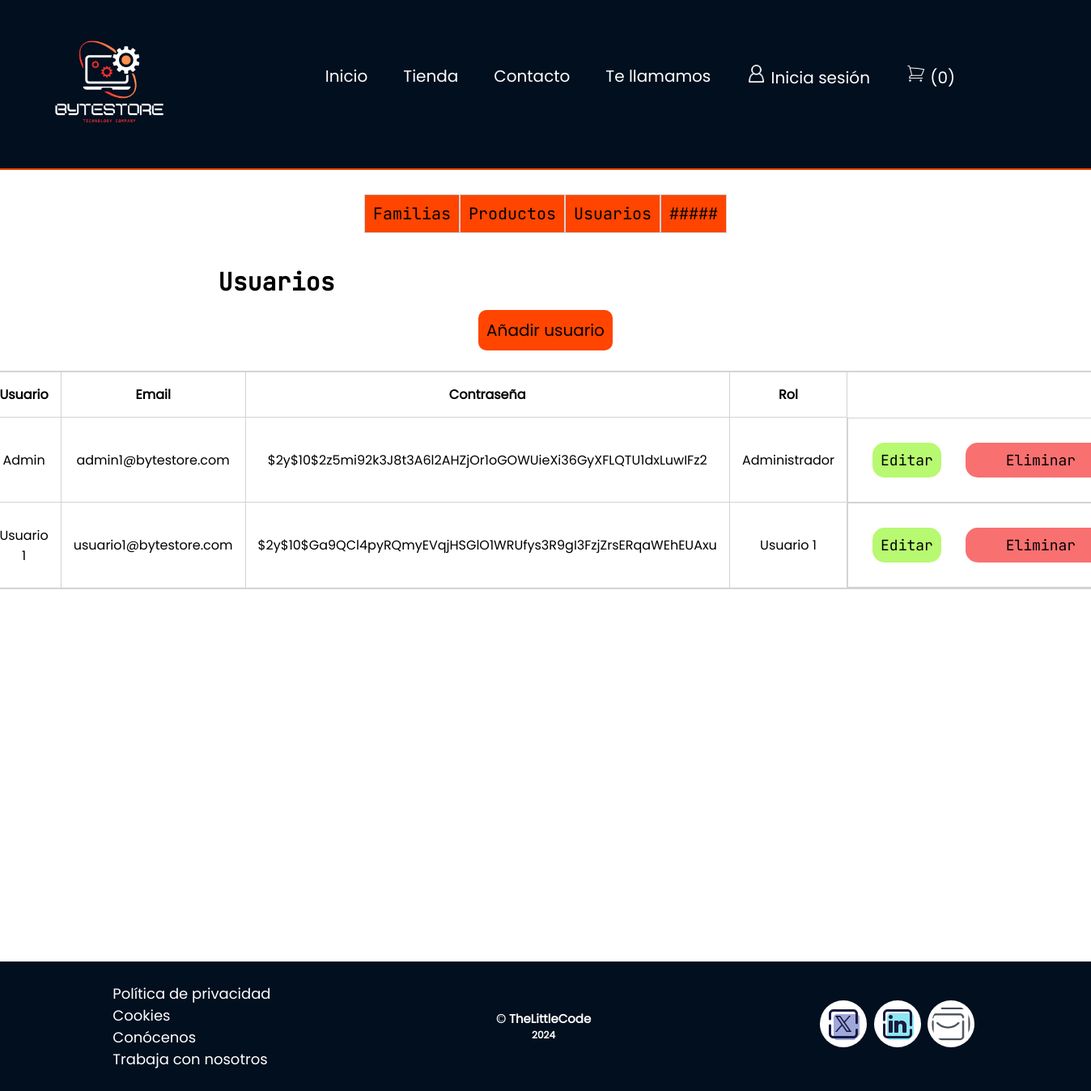
/panel_control/usuarios/index.php, run on the app's committed database.
### tables this page shows
CREATE TABLE `users` (
  `id` int(11) NOT NULL,
  `usuario` varchar(255) DEFAULT NULL,
  `email` varchar(200) NOT NULL,
  `password` varchar(200) NOT NULL,
  `rol` varchar(255) DEFAULT `usuario`
);

### panel_control/usuarios/index.php (the view, shortened to what this page needs)
<?php
include ('../../templates/header.php');
include ('../../bd.php');
?>
<?php
$sentencia = $conexion -> prepare("SELECT * FROM users");
$sentencia -> execute();
$lista_usuarios = $sentencia -> fetchAll(PDO::FETCH_ASSOC);
?>
<div class="second-menu">
    <div class="second-nav">
        <ul class="second-menu">
            <li><a href="<?php echo $url_base; ?>/panel_control/familias/index.php" class="btn-secondMenu">Familias</a></li>
            <li><a href="<?php echo $url_base; ?>/panel_control/productos/index.php" class="btn-secondMenu">Productos</a></li>
            <li><a href="<?php echo $url_base; ?>/panel_control/usuarios/index.php" class="btn-secondMenu">Usuarios</a></li>
            <li><a href="#" class="btn-secondMenu">#####</a></li>
        </ul>
    </div>
</div>
<h4>Usuarios</h4>
<section class="main-Tablas">
    <div class="card-table">
        <div class="card-header">
            <a href="crear.php" class="btn-primary">
                Añadir usuario
            </a>
        </div>
        <div class="card-body">
            <div class="main-table">
                <table class="table">
                    <thead>
                        <tr>
                            <th>Usuario</th>
                            <th>Email</th>
                            <th>Contraseña</th>
                            <th>Rol</th>
                        </tr>
                    </thead>
                    <tbody>
                        <?php
                        foreach ($lista_usuarios as $registro) {
                            ?>
                            <tr>
                                <td> <?php echo $registro['usuario']; ?> </td>
                                <td> <?php echo $registro['email']; ?> </td>
                                <td> <?php echo $registro['password']; ?> </td>
                                <td> <?php echo $registro['rol']; ?> </td>
                                <td class="tdAcciones">
                                    <a class="btn-info" href="editar.php?txtID=<?php echo $registro['id']; ?>">Editar</a>
                                    <a class="btn-danger" href="index.php?txtID=<?php echo $registro['id']; ?>">Eliminar</a>
                                </td>
                            </tr>
                        <?php } ?>
                    </tbody>
                </table>
            </div>
        </div>
</section>
<?php
include('../../templates/footer.php');
?>

### assets/css/index.css (style rules this page uses)
* { margin: 0px; padding: 0px; font-family: 'Poppins'; }

### assets/css/tienda.css (style rules this page uses)
* { margin: 0px; padding: 0px; }

### assets/css/indexTablas.css (style rules this page uses)
h4 { font-family: 'JetBrains'; font-size: 30px; margin-top: 3%; margin-left: 20%; }
.main-Tablas { position: relative; min-height: 100vh; z-index: 2; text-align: center; margin: 0 auto; }
.second-menu { display: flex; align-items: center; justify-content: center; margin-top: 15px; }
.second-menu li { list-style: none; }
.btn-secondMenu { display: block; padding: 10px; color: black; background-color: orangered; font-family: 'JetBrains'; font-size: 20px; text-decoration: none; list-style: none; border: 1px solid lightgray; }
.btn-primary { max-width: 175px; display: block; border-radius: 10px; padding: 10px; color: black; font-size: 20px; background-color: orangered; text-align: center; text-decoration: none; margin-bottom: 10px; }
.table { border: 2px solid lightgray; border-collapse: collapse; max-width: 90%; margin: 0 auto; }
.table th, .table td { border: 1px solid lightgray; padding: 15px; }
.card-table { display: flex; flex-direction: column; align-items: center; }
.card-header { text-align: center; padding: 15px; }
.tdAcciones { display: flex; }
.btn-info { margin: 15px; padding: 10px; color: black; font-family: 'JetBrains'; font-size: 18px; background-color: rgb(183, 249, 112); border: none; border-radius: 15px; cursor: pointer; text-decoration: none; }
.btn-danger { width: 100px; padding: 10px; color: black; font-family: 'JetBrains'; font-size: 18px; background-color: rgb(255, 179, 0); border: none; border-radius: 15px; cursor: pointer; text-decoration: none; }

### assets/css/crearTablas.css (style rules this page uses)
.btn-danger { min-width: 166px; margin: 15px; padding: 10px; color: black; font-family: 'JetBrains'; font-size: 18px; background-color: rgb(249, 112, 112); border: none; border-radius: 15px; cursor: pointer; text-decoration: none; }

### data on the page
users: usuario "Admin", email "admin1@bytestore.com", password "$2y$10$2z5mi92k3J8t3A6l2AHZjOr1oGOWUieXi36GyXFLQTU1dxLuwIFz2", rol "Administrador"
users: usuario "Usuario 1", email "usuario1@bytestore.com", password "$2y$10$Ga9QCl4pyRQmyEVqjHSGlO1WRUfys3R9gI3FzjZrsERqaWEhEUAxu", rol "Usuario 1"
